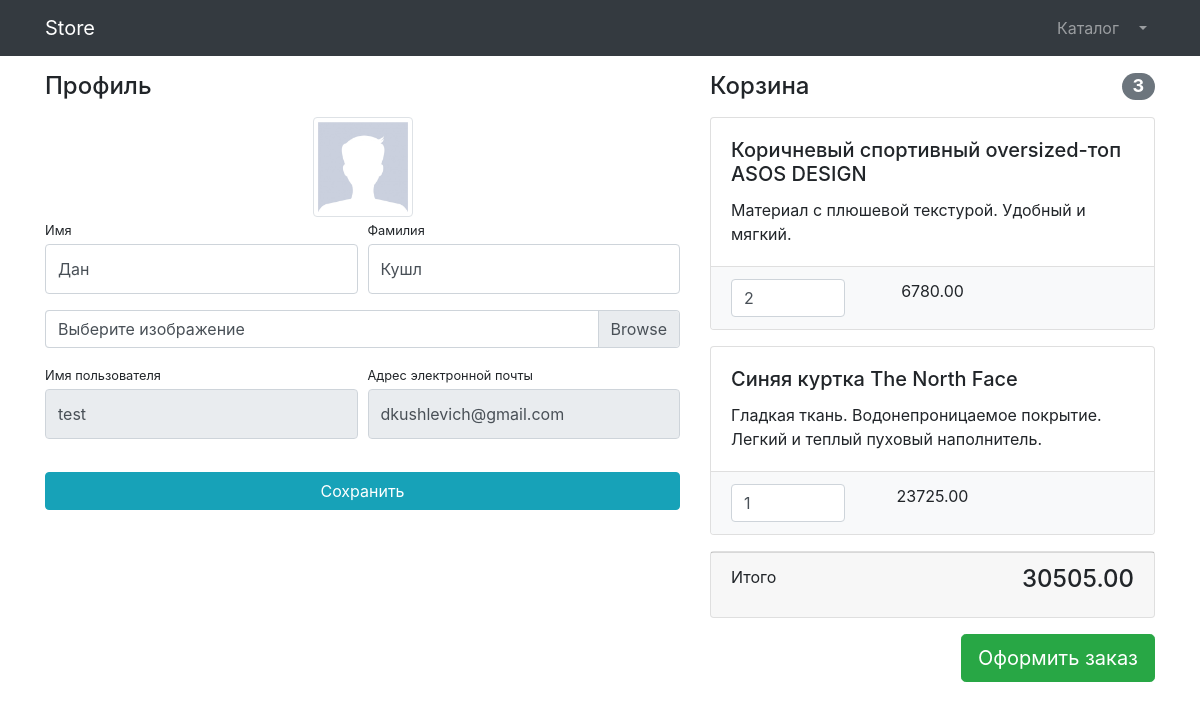
The page /users/profile/24/ (signed in) on the database its author committed.
### users/models.py (models this page shows)
class User(AbstractUser):
    image = models.ImageField(upload_to="users_images", null=True, blank=True)
    is_verified_email = models.BooleanField(default=False)

### products/models.py (models this page shows, shortened)
class Basket(models.Model):
    user = models.ForeignKey(User, on_delete=models.CASCADE)
    product = models.ForeignKey(Product, on_delete=models.CASCADE)
    quantity = models.PositiveSmallIntegerField(default=0)
    created_timestamp = models.DateTimeField(auto_now_add=True)
    objects = BasketQuerySet.as_manager()
    def sum(self):
        return self.product.price * self.quantity

class Product(models.Model):
    name = models.CharField(max_length=256)
    description = models.TextField()
    price = models.DecimalField(max_digits=10, decimal_places=2)
    quantity = models.PositiveBigIntegerField(default=0)
    image = models.ImageField(upload_to="product_images")
    category = models.ForeignKey(ProductCategory, on_delete=models.PROTECT)
    class Meta:
        verbose_name = "Product"
        verbose_name_plural = " Products"

### users/views.py (the view, shortened to what this page needs)
class UserProfileView(TitleMixin, UpdateView):
    model = User
    form_class = UserProfileForm
    template_name = "users/profile.html"
    title = "Store - Личный кабинет"

### users/forms.py
class UserProfileForm(UserChangeForm):
    first_name = forms.CharField(
        widget=forms.TextInput(
            attrs={
                "class": "form-control py-4",
            }
        )
    )
    last_name = forms.CharField(
        widget=forms.TextInput(
            attrs={
                "class": "form-control py-4",
            }
        )
    )
    image = forms.ImageField(
        widget=forms.FileInput(
            attrs={
                "class": "custom-file-label",
            }
        ),
        required=False,
    )
    username = forms.CharField(
        widget=forms.TextInput(attrs={"class": "form-control py-4", "readonly": True})
    )
    email = forms.CharField(
        widget=forms.EmailInput(
            attrs={"class": "form-control py-4", "readonly": True},
        )
    )
    class Meta:
        model = User
        fields = ("first_name", "last_name", "image", "username", "email")

### common/views.py (called while the page is built)
    def get_context_data(self, **kwargs):
        context = super(TitleMixin, self).get_context_data(**kwargs)
        context["title"] = self.title
        return context

### products/context_processors.py (called while the page is built)
def baskets(request):
    user = request.user
    return {"basket": Basket.objects.filter(user=user) if user.is_authenticated else []}

### products/models.py (called while the page is built)
    def total_sum(self):
        return sum(basket.sum() for basket in self)

    def total_quantity(self):
        return sum(basket.quantity for basket in self)

### users/templates/users/profile.html (shortened to what this page needs)
{% extends 'products/base.html' %}
{% load static %}
{% block css %}
  <link href="{% static 'vendor/css/profile.css' %}" rel="stylesheet">
{% endblock %}
{% block content %}
  <div class="container">
    <div class="row">
      <div class="col-lg-7">
        <h4 class="mt-3 mb-3">Профиль</h4>
        <div class="col-lg-12 text-center">
          <img width="100" height="100"
            src="{% if user.image %} {{user.image.url }}{%else%}{% static 'vendor/img/users/default_avatar.jpg' %}{% endif %}"
            class="img-thumbnail">
        </div>
        <form action="{% url 'users:profile' user.id %}" method="post" enctype="multipart/form-data">
          <div class="form-row">
            <div class="col-lg-6">
              <div class="form-group">
                <label class="small mb-1" for="{{ form.first_name.id_for_label }}">Имя</label>
                {{form.first_name}}
              </div>
            </div>
            <div class="col-lg-6">
              <div class="form-group">
                <label class="small mb-1" for="{{ form.last_name.id_for_label }}">Фамилия</label>
                {{form.last_name}}
              </div>
            </div>
          </div>
          <div class="form-row mb-2">
            <div class="col-lg-12">
              <div class="custom-file">
                <label class="custom-file-label" for="{{ form.image.id_for_label }}">Выберите изображение</label>
              </div>
            </div>
          </div>
          <div class="form-row">
            <div class="col-lg-6">
              <label class="small mb-1" for="{{ form.username.id_for_label }}">Имя пользователя</label>
              {{ form.username }}
            </div>
            <div class="col-lg-6">
              <label class="small mb-1" for="{{ form.email.id_for_label }}">Адрес электронной
                почты</label>
              {{form.email}}
            </div>
          </div>
          <div class="form-row">
            <div class="col-lg-12" style="margin-top: 33px;">
              <input class="btn btn-info btn-block" type="submit" value="Сохранить">
            </div>
          </div>
        </form>
      </div>
      <div class="col-lg-5">
        {%include 'products/basket.html'%}
      </div>
    </div>
  </div>
{% endblock %}

### products/templates/products/basket.html (shortened to what this page needs)
{%if basket %}
  <h4 class="mt-3 mb-3 d-flex justify-content-between align-items-center mb-3">
    Корзина <span class="badge badge-secondary badge-pill">{{basket.total_quantity}}</span>
  </h4>
  {% for item in basket %}
    <div class="card mb-3">
      <div class="card-body">
        <h5 class="card-title">{{item.product.name}}</h5>
        <p class="card-text">{{item.product.description}}</p>
      </div>
      <ul class="list-group list-group-flush">
        <li class="list-group-item bg-light">
          <div class="row text-center">
            <div class="col-lg-4">
              <input name="basketID" type="number" class="form-control"
                value="{{item.quantity}}" min="0">
            </div>
            <div class="col-lg-4">{{item.sum}}</div>
            <div class="col-lg-4">
            </div>
          </div>
        </li>
      </ul>
    </div>
  {%endfor%}
  <div class="card mb-3">
    <div class="card-footer">
      <p class="float-left">Итого</p>
      <h4 class="float-right">{{basket.total_sum}}</h4>
    </div>
  </div>
  <a class="btn btn-success btn-lg float-right" href="../orders/order-create.html">
    Оформить заказ
  </a>
{% else %}
  <h4 class="mt-3 mb-3 text-center">
    Корзина пуста
  </h4>
{% endif %}

### rows shown on the page
User: first_name "Дан", last_name "Кушл", username "test", email "dkushlevich@gmail.com"
Basket: total_quantity "3", product.name "Коричневый спортивный oversized-топ ASOS DESIGN", product.description "Материал с плюшевой текстурой. Удобный и мягкий.", basketID "2", sum "6780.00", total_sum "30505.00"
Basket: product.name "Синяя куртка The North Face", product.description "Гладкая ткань. Водонепроницаемое покрытие. Легкий и теплый пуховый наполнитель.", basketID "1", sum "23725.00"
